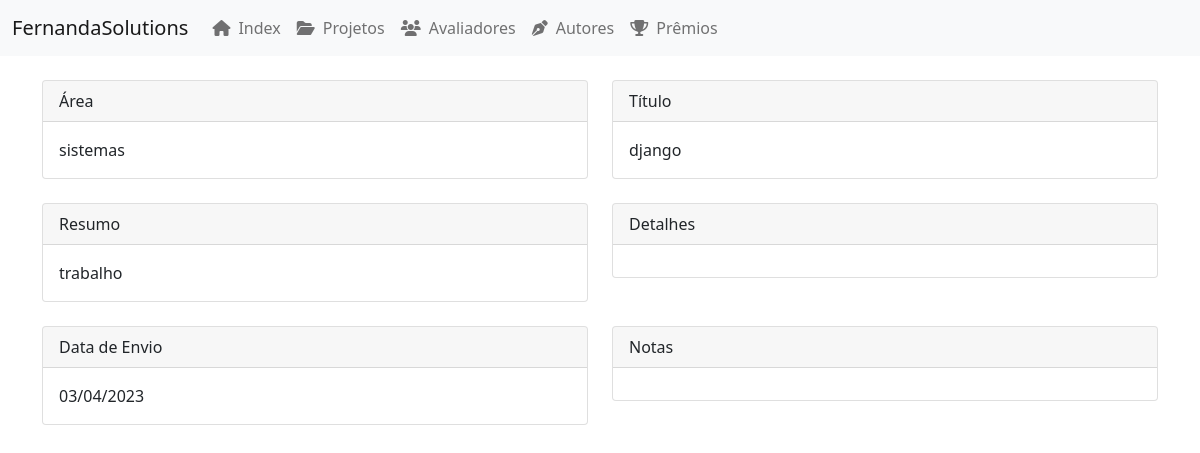
Page /catalog/projeto/1 on the committed database.
### catalog/models.py (models this page shows, shortened)
class EnviarProjeto(models.Model):
    area = models.CharField(max_length=50)
    titulo = models.CharField(max_length=50)
    resumo = models.CharField(max_length=250)
    autores = models.ManyToManyField(Autor)
    dataEnvio = models.DateField(null=False, auto_now_add=True)

### catalog/views.py (the view, shortened to what this page needs)
# urls.py: path("projeto/<int:pk>", DetalheProjeto.as_view(), name='detalhe_projeto'),
class DetalheProjeto(FormMixin, DetailView):
    model = EnviarProjeto
    template_name = 'projeto/detalhes_projeto.html'
    context_object_name = 'projeto'
    form_class = NovaNota
    def get_context_data(self, **kwargs):
        context = super().get_context_data(**kwargs)
        projeto = self.get_object()
        projeto_avaliado = projeto.projetoavaliado if hasattr(projeto, 'projetoavaliado') else None
        context['form'] = self.get_form()
        context['tem_nota'] = projeto_avaliado is not None
        return context

### catalog/templates/projeto/detalhes_projeto.html (shortened to what this page needs)
{% extends 'layouts/base.html' %}
{% block content %}
	<div class="container">
		<div class="row">
			<div class="col-md-6">
				<div class="card mb-4">
					<div class="card-header">
						Área
					</div>
					<div class="card-body">
						<p class="card-text">{{ projeto.area }}</p>
					</div>
				</div>
			</div>
			<div class="col-md-6">
				<div class="card mb-4">
					<div class="card-header">
						Título
					</div>
					<div class="card-body">
						<p class="card-text">{{ projeto.titulo }}</p>
					</div>
				</div>
			</div>
		</div>
		<div class="row">
			<div class="col-md-6">
				<div class="card mb-4">
					<div class="card-header">
						Resumo
					</div>
					<div class="card-body">
						<p class="card-text">{{ projeto.resumo }}</p>
					</div>
				</div>
			</div>
			<div class="col-md-6">
				<div class="card mb-4">
					<div class="card-header">
						Detalhes
					</div>
					<div class="card-body">
					</div>
				</div>
			</div>
		</div>
		<div class="row">
			<div class="col-md-6">
				<div class="card mb-4">
					<div class="card-header">
						Data de Envio
					</div>
					<div class="card-body">
						<p class="card-text">{{ projeto.dataEnvio|date:'d/m/Y' }}</p>
					</div>
				</div>
			</div>
			<div class="col-md-6">
				<div class="card mb-4">
					<div class="card-header">
						Notas
					</div>
					<div class="card-body">
					</div>
				</div>
			</div>
		</div>
	</div>
{% endblock %}

### rows in the picture
EnviarProjeto: area "sistemas", titulo "django", resumo "trabalho", dataEnvio "03/04/2023"
